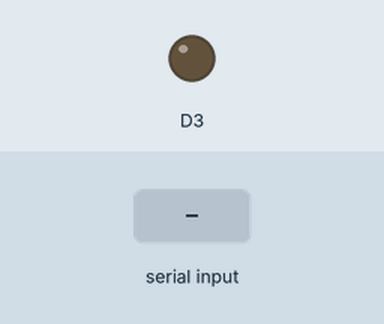
Simulated run of this sketch. Board: ESP8266 (NodeMCU). Shown: output pins drawn as LEDs (lit = HIGH). The inputs (shaded band) are chosen by the test bench.

Above: at 1.2 s.
1.3 s: "90,45\n" received over Serial
At 2.5 s:
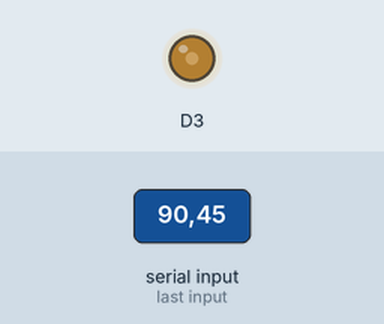
2.8 s: "30,150\n" received over Serial
At 3.7 s:
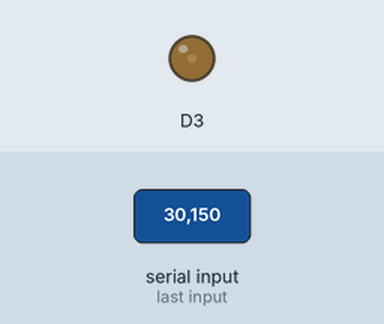
4.3 s: "200\n" received over Serial
At 4.9 s:
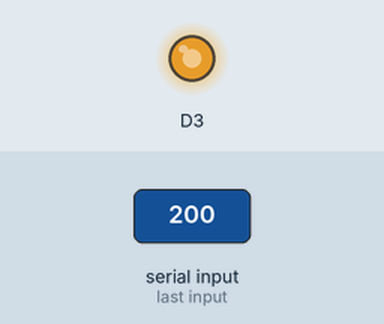
5.8 s: "90\n" received over Serial
At 7.2 s:
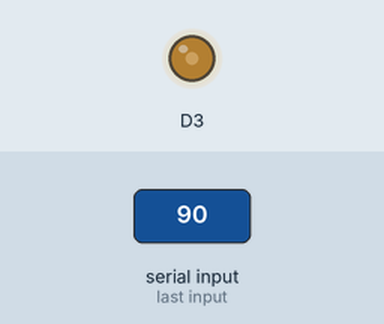
Timing chart, 0 to 8.3 s (numbered marks = the images above; inputs shaded):
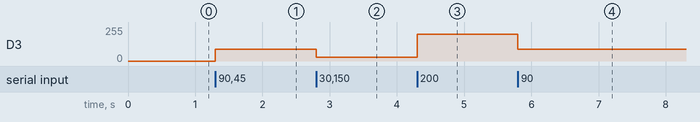

Measured:
- after the input at 1.3 s, D3: 0/255 → 90/255 at once
- after the input at 2.8 s, D3: 90/255 → 30/255 at once
- after the input at 4.3 s, D3: 30/255 → 200/255 at once
- after the input at 5.8 s, D3: 200/255 → 90/255 at once

The sketch:

serial-led-pwm.ino
```cpp
// *** File   : /esp8266-arduino/serial-led-pwm/
//              serial-led-pwm.ino
// *** Author : Erwin Ouyang
// *** Date   : 17 Agt 2018

String pwmValue;

void setup()
{
    // Setup serial communication
    Serial.begin(74880);
}

void loop()
{
    if (Serial.available() > 0)
    {
        // Read PWM value from receive buffer
        pwmValue = Serial.readStringUntil('\n');
        // Process the command
        analogWrite(D3, pwmValue.toInt());
    }
}
```
